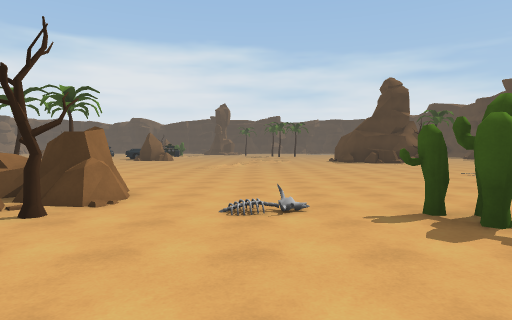
[1] (above)

21 first-person views from a walk through a scene from a Unity 3-D project. The camera is 1.5 m above the floor, tilts 2° down and sees 75° across. The floor is counted in squares, 2 m on a side. Each view is taken from the middle of a square. On the plan, view 1 faces up. The plan holds only what a view shows up to about 11 squares ahead; the rest is blank. The place goes on beyond the plan.

[2]
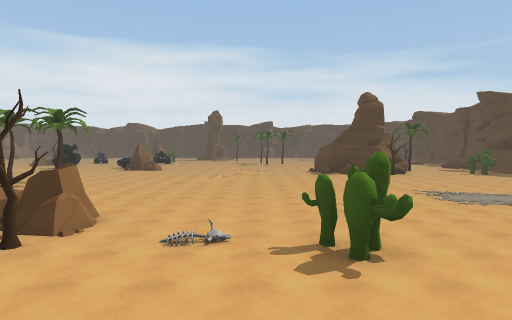

[3]
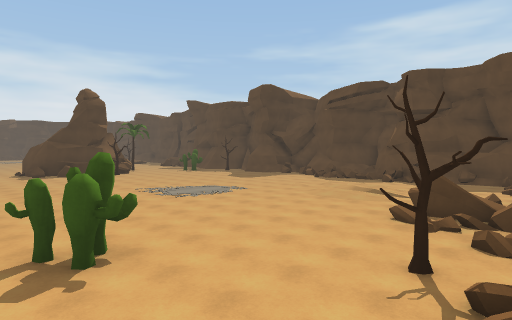

[4]
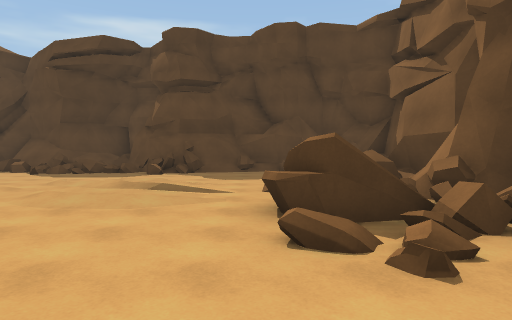

[5]
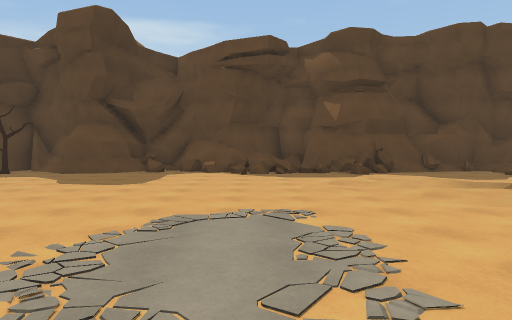

[6]
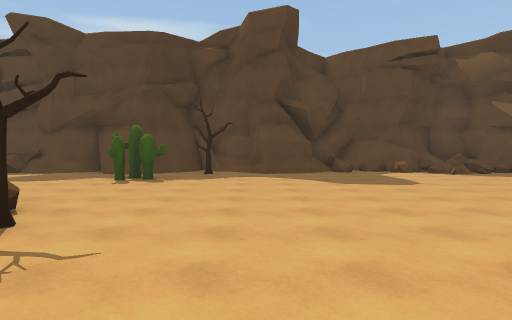

[7]
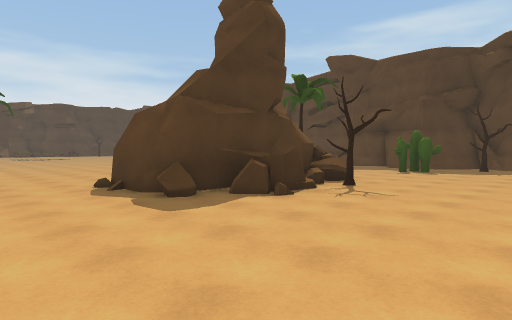

[8]
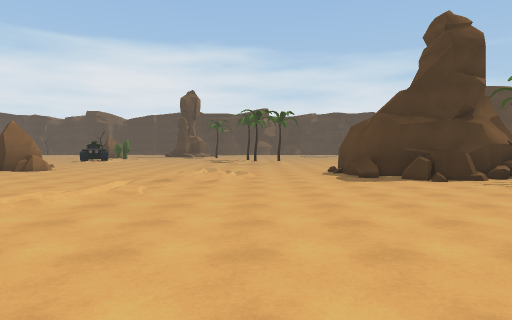

[9]
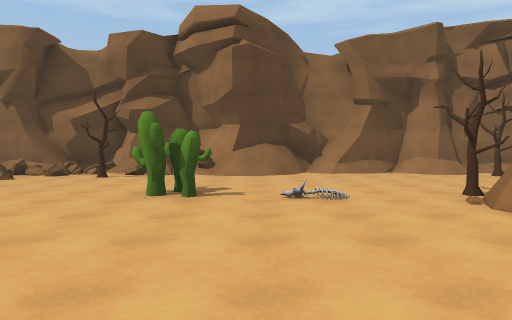

[10]
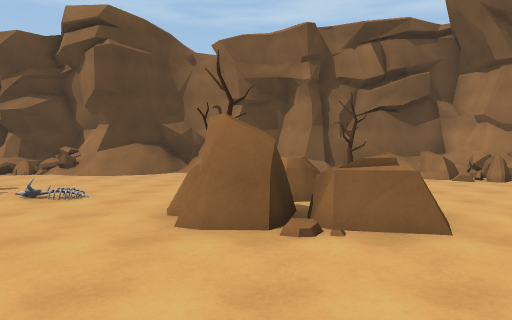

[11]
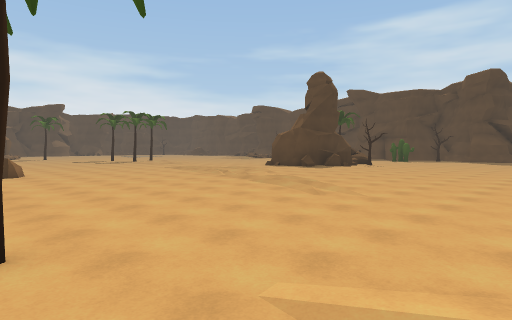

[12]
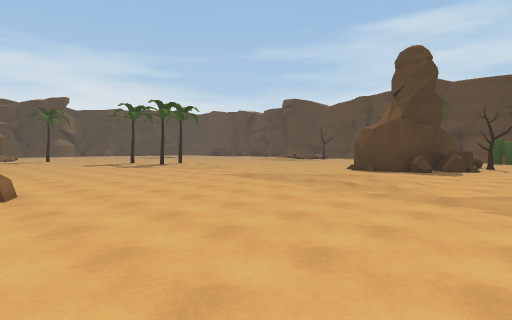

[13]
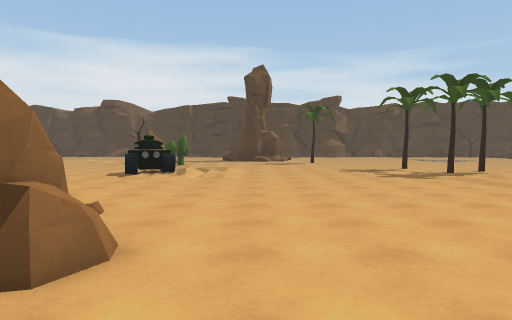

[14]
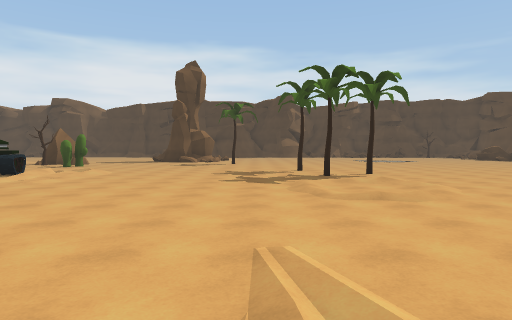

[15]
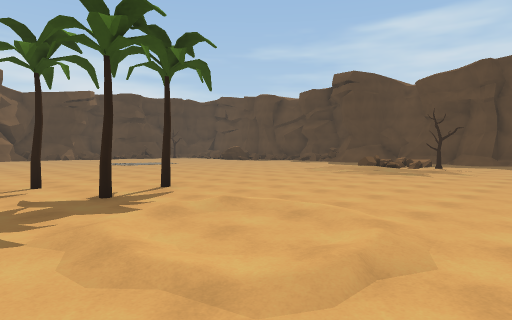

[16]
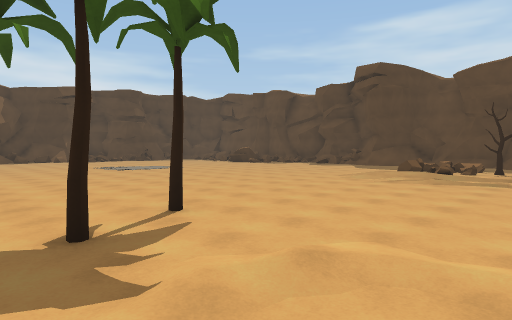

[17]
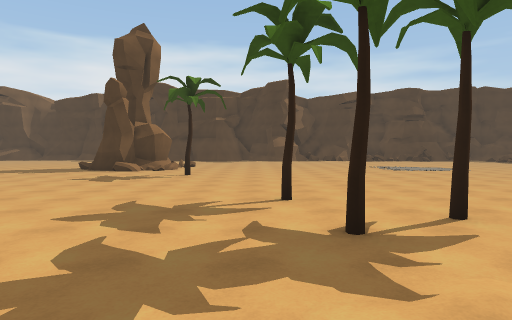

[18]
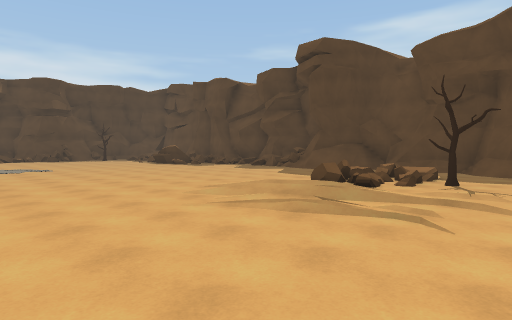

[19]
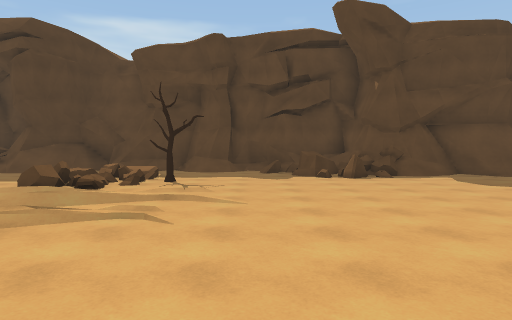

[20]
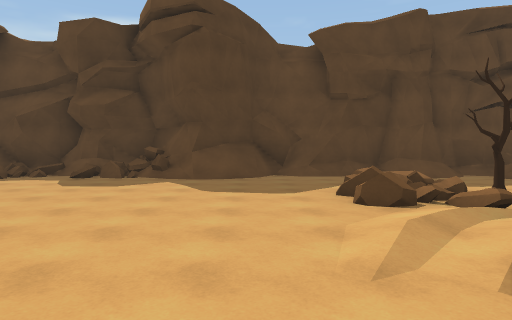

[21]
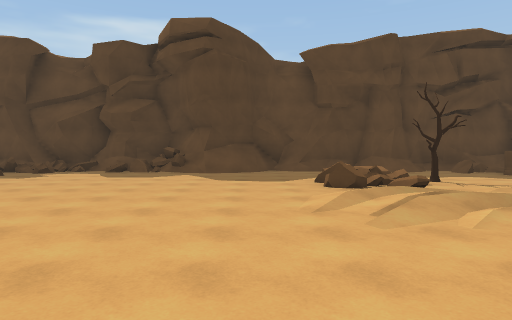

### Floor plan
Key: @ floor where view 1 was taken; # wall or solid block; . main floor; : floor 0.25 m higher than the main floor; / step, stairs or slope; = window, fence, low wall or low ledge; ^ raised ledge; T tree; R rock; C cactus; O other object.
Columns run from 7 left of view 1 to 18 right of it. Each row starts with its distance up from view 1.
 37           ..   ...   .../#
 36 ......................../#
 35 ......T.................=#
 34  .......................=#
 33   ...................../##
 32    ....................//#
 31    ...................../#
 30  //.....TT......../...../#
 29 O//.......T......///R /./#
 28 O//......T......////.R/./#
 27 O/......./......../..T../#
 26 ./.....././......//.....##
 25 ........:./............###
 24 .........//...........=###
 23 .............. .......=^#
 22  ............   .......##
 21  R...........     ....=#=
 20 RRR....//...#      ....#
 19  ......//...#    T ....#
 18  ......///..#####.....##
 17  ......//....^^T^...C.##
 16  ...../................#
 15  .....//..............T#
 14  ...../................#
 13 O....//...............##
 12 T......................#
 11 .......................#
 10  ......................=
  9 ///.................../=
  8    .................../=
  7   ..................../.
  6  ./RR............../../#
  5  .RRRR...........//...##
  4 .. RT..=.C.......///..##
  3 ..  .....CC......//....#
  2 .  ............/=./....#
  1 = ............:##==....#
  0 #T.....@//..T.#==###   #
 -1 ###//////#===#=#  ### =#
 -2 ###############    #####

Where each view was taken, in squares from view 1:
view 1: 0 up, 0 right, facing up
view 2: 1 down, 1 right, facing up
view 3: 1 down, 1 right, facing up-right
view 4: 2 up, 5 right, facing right
view 5: 8 up, 5 right, facing right
view 6: 14 up, 5 right, facing right
view 7: 13 up, 2 right, facing up-right
view 8: 9 up, 2 right, facing up
view 9: 9 up, 1 right, facing down
view 10: 9 up, 3 left, facing down
view 11: 9 up, 7 left, facing up-right
view 12: 14 up, 6 left, facing up-right
view 13: 18 up, 4 left, facing up
view 14: 19 up, 0 right, facing up
view 15: 23 up, 0 right, facing up-right
view 16: 25 up, 1 right, facing up-right
view 17: 25 up, 1 right, facing up
view 18: 25 up, 6 right, facing up-right
view 19: 25 up, 6 right, facing right
view 20: 31 up, 8 right, facing right
view 21: 31 up, 6 right, facing right
